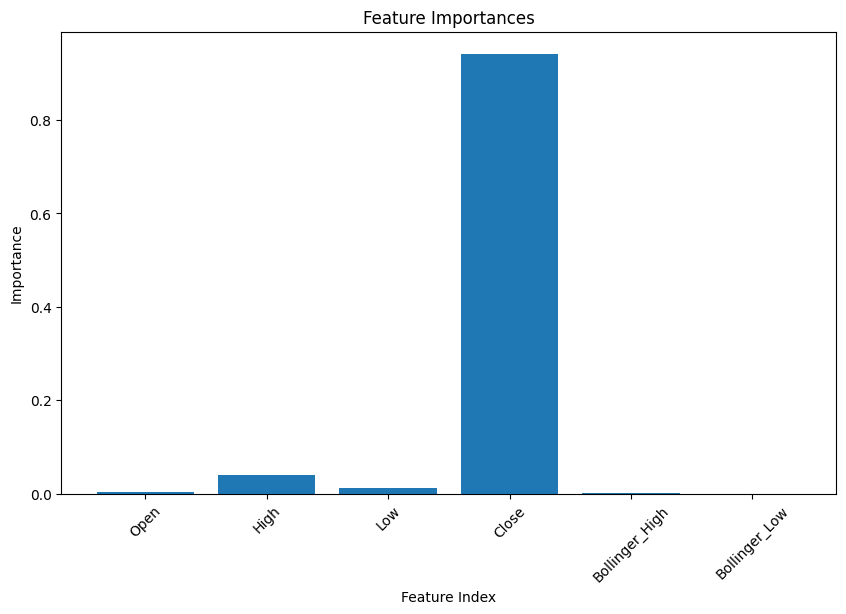

This figure's Python source:
import pandas as pd
import datasets
import warnings
from sklearn.model_selection import train_test_split
from sklearn.preprocessing import StandardScaler
from sklearn.ensemble import GradientBoostingRegressor
import matplotlib.pyplot as plt

# Suppressing warnings
warnings.filterwarnings("ignore", category=UserWarning, module='pandas')

# Load TSLA dataset
tesla = datasets.load_dataset('codesignal/tsla-historic-prices')
tesla_df = pd.DataFrame(tesla['train'])

# Convert Date column to datetime type
tesla_df['Date'] = pd.to_datetime(tesla_df['Date'])

# Feature Engineering: adding Bollinger Bands as features
tesla_df['Rolling_Mean'] = tesla_df['Adj Close'].rolling(window=20).mean()
tesla_df['Bollinger_High'] = tesla_df['Rolling_Mean'] + 2 * tesla_df['Adj Close'].rolling(window=20).std()
tesla_df['Bollinger_Low'] = tesla_df['Rolling_Mean'] - 2 * tesla_df['Adj Close'].rolling(window=20).std()

# Drop NaN values created by rolling calculations
tesla_df.dropna(inplace=True)

# Select features and target
features = tesla_df[['Open', 'High', 'Low', 'Close', 'Bollinger_High', 'Bollinger_Low']].values
target = tesla_df['Adj Close'].values

# Splitting the dataset into training and testing sets
X_train, X_test, y_train, y_test = train_test_split(features, target, test_size=0.25, random_state=42)

# Standardizing features
scaler = StandardScaler()
X_train = scaler.fit_transform(X_train)
X_test = scaler.transform(X_test)

# TODO: Instantiate and fit the Gradient Boosting model
model = GradientBoostingRegressor(random_state=42)
model.fit(X_train,y_train)

# TODO: Compute feature importance
feature_importance = model.feature_importances_

# Create a DataFrame for better visualization of feature names alongside their importance
feature_names = ['Open', 'High', 'Low', 'Close', 'Bollinger_High', 'Bollinger_Low']
feature_importance_df = pd.DataFrame({'Feature': feature_names, 'Importance': feature_importance})

# TODO: Sort features by importance
feature_importance_df = feature_importance_df.sort_values(by='Importance',ascending=False)

# Print feature importances with names
print("Feature importance:\n", feature_importance_df)

# Plotting feature importance
plt.figure(figsize=(10, 6))
plt.bar(range(len(feature_importance)), feature_importance)
plt.title('Feature Importances')
plt.xlabel('Feature Index')
plt.ylabel('Importance')
plt.xticks(range(len(feature_names)), feature_names, rotation=45)
plt.show()

"""
Feature importance:
           Feature  Importance
3           Close    0.941842
1            High    0.040239
2             Low    0.011846
0            Open    0.004079
4  Bollinger_High    0.001930
5   Bollinger_Low    0.000064
"""
